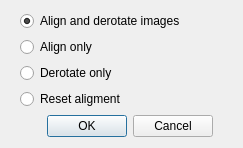
<?xml version="1.0" encoding="UTF-8"?>
<ui version="4.0">
 <class>AlignDialog</class>
 <widget class="QDialog" name="AlignDialog">
  <property name="geometry">
   <rect>
    <x>0</x>
    <y>0</y>
    <width>243</width>
    <height>140</height>
   </rect>
  </property>
  <property name="minimumSize">
   <size>
    <width>0</width>
    <height>0</height>
   </size>
  </property>
  <property name="maximumSize">
   <size>
    <width>320</width>
    <height>240</height>
   </size>
  </property>
  <property name="windowTitle">
   <string>Alignment option</string>
  </property>
  <layout class="QVBoxLayout" name="verticalLayout">
   <property name="leftMargin">
    <number>20</number>
   </property>
   <property name="rightMargin">
    <number>4</number>
   </property>
   <item>
    <widget class="QRadioButton" name="alignDerotateRadioButton">
     <property name="text">
      <string>Align and derotate images</string>
     </property>
     <property name="checked">
      <bool>true</bool>
     </property>
    </widget>
   </item>
   <item>
    <widget class="QRadioButton" name="alignOnlyRadioButton">
     <property name="text">
      <string>Align only</string>
     </property>
    </widget>
   </item>
   <item>
    <widget class="QRadioButton" name="derotateOnlyRadioButton">
     <property name="text">
      <string>Derotate only</string>
     </property>
    </widget>
   </item>
   <item>
    <widget class="QRadioButton" name="resetRadioButton">
     <property name="text">
      <string>Reset aligment</string>
     </property>
    </widget>
   </item>
   <item>
    <widget class="QDialogButtonBox" name="buttonBox">
     <property name="orientation">
      <enum>Qt::Horizontal</enum>
     </property>
     <property name="standardButtons">
      <set>QDialogButtonBox::Cancel|QDialogButtonBox::Ok</set>
     </property>
     <property name="centerButtons">
      <bool>true</bool>
     </property>
    </widget>
   </item>
  </layout>
  <zorder>alignDerotateRadioButton</zorder>
  <zorder>buttonBox</zorder>
  <zorder>alignOnlyRadioButton</zorder>
  <zorder>derotateOnlyRadioButton</zorder>
  <zorder>resetRadioButton</zorder>
 </widget>
 <resources/>
 <connections>
  <connection>
   <sender>buttonBox</sender>
   <signal>accepted()</signal>
   <receiver>AlignDialog</receiver>
   <slot>accept()</slot>
   <hints>
    <hint type="sourcelabel">
     <x>248</x>
     <y>254</y>
    </hint>
    <hint type="destinationlabel">
     <x>157</x>
     <y>274</y>
    </hint>
   </hints>
  </connection>
  <connection>
   <sender>buttonBox</sender>
   <signal>rejected()</signal>
   <receiver>AlignDialog</receiver>
   <slot>reject()</slot>
   <hints>
    <hint type="sourcelabel">
     <x>316</x>
     <y>260</y>
    </hint>
    <hint type="destinationlabel">
     <x>286</x>
     <y>274</y>
    </hint>
   </hints>
  </connection>
 </connections>
</ui>
